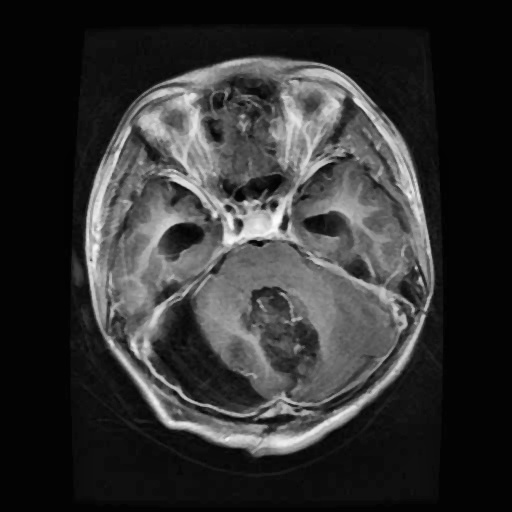
#> input picture dataset/Testing/glioma/Te-glTr_0000.jpg, 512 x 512 px, found by its file name; its folder holds only this picture in this run
$ jupyter execute --allow-errors 04_PreProcessing.ipynb   (shell and % lines are left out)
#> lines starting #> are read from the running program, lines starting #| are printed output that depends on the picture
[cell 1]
from google.colab import drive as drive
#> (the rest of this cell did not finish here and is left out)

[cell 2]
# Access a public Github repos
%cd '/content'

[cell 3]
import pandas as pd
import numpy as np
import os
import matplotlib.pyplot as plt
import cv2
from PIL import Image

[cell 4]
# @title
def DataSetSummary (local_path, tabs):
  # Take list of files & folders in local folder
  all_items = os.listdir(local_path)

  # Filter folder list
  folders = [item for item in all_items if os.path.isdir(os.path.join(local_path, item))]

  # Print summary information if folders > 0:
  if(len(folders) > 0):
    indent = '\t' * tabs
    print("{}Tổng số thư mục: {}".format(indent, len(folders)))
    for folder in folders:
      folder_path = os.path.join(local_path, folder)
      files_in_folder = len(os.listdir(folder_path))
      print("{}-Thư mục: {}, Số tệp: {}".format(indent, folder, files_in_folder))
      DataSetSummary(folder_path, tabs+1)

# DataSetSummary(local_path, 0)

[cell 5]
# import os

# Hierarchical local folder in Colab
repository_folder = ["Brain-Tumor-MRI-Dataset"]

for folder in repository_folder:
  local_path = '/content/' + folder + '/dataset'
  # local_path = '/content/' + folder + '/sample'
  DataSetSummary(local_path, 0)

[cell 6]
%cd /content/drive/MyDrive/Colab Notebooks/Thesis/Preprocessing/Brain-Tumor-MRI-Dataset

[cell 7]
# Set the path to your dataset
# dataset_path = '/content/Brain-Tumor-MRI-Dataset/sample'
dataset_path = '/content/Brain-Tumor-MRI-Dataset/dataset'

[cell 8]
import os

class Image:
    def __init__(self, path, label):
        # self.image = cv2.imread(path) # directly read
        self.path = path # only directory
        self.label = label

def load_images_from_folder(dataset_path):
    images = []
    # labels = [] # direct
    for class_name in os.listdir(dataset_path):
        class_folder_path = os.path.join(dataset_path, class_name)
        if os.path.isdir(class_folder_path):
            for image_name in os.listdir(class_folder_path):
                image_path = os.path.join(class_folder_path, image_name)
                img = Image(image_path, class_name)
                images.append(img)
                # labels.append(img.label) # direct
    # return images, labels # direct
    return images

images = load_images_from_folder(dataset_path)
# for class_name, imgs in images.items():
#     for img in imgs:
#         print(f"Path: {img.path}, Label: {img.label}")

[cell 9]
def load_images_from_folder(dataset_path, images_per_class=None):
    images = {}
    for class_name in os.listdir(dataset_path):
        class_folder_path = os.path.join(dataset_path, class_name)
        if os.path.isdir(class_folder_path):
            count = 0
            images[class_name] = []
            for image_name in os.listdir(class_folder_path):
                if images_per_class is None or count < images_per_class:
                    image_path = os.path.join(class_folder_path, image_name)
                    img = Image(image_path, class_name)
                    images[class_name].append(img)
                    count += 1
    return images

def imshow(images, images_per_class=None):
    for class_name, imgs in images.items():
        plt.figure(figsize=(30,30))
        print(f'Class {class_name}')
        for i in range(min(images_per_class if images_per_class else len(imgs), len(imgs))):
            plt.subplot(1, images_per_class if images_per_class else len(imgs), i+1)
            img = cv2.imread(imgs[i].path)
            # img = cv2.cvtColor(img, cv2.COLOR_BGR2RGB)
            plt.imshow(img)
            # plt.title(os.path.basename(imgs[i].path))
            plt.axis('off')
        plt.show()

# Example usage:
#> (the rest of this cell did not finish here and is left out)

[cell 10]
from PIL import Image

def get_image_specifications(image_path):
    # Open the image file
    with Image.open(image_path) as img:
        # Get image specifications
        image_format = img.format
        image_mode = img.mode
        image_size = img.size
        image_width, image_height = img.size
        image_color = img.getcolors()

    return f"Image Format: {image_format}\nImage Mode: {image_mode}\nImage Size: {image_size} pixels (Width: {image_width}, Height: {image_height})\nImage Colors: {image_color}"

# Example usage:
#> (the rest of this cell did not finish here and is left out)

## Original

[cell 11]
import os
import cv2
import numpy as np
from shutil import copyfile

def preprocess_and_copy(src_dir, dest_dir, preprocess_func):
    # Check if src_dir is a directory
    if os.path.isdir(src_dir):
        # If dest_dir does not exist, create it
        os.makedirs(dest_dir, exist_ok=True)

        # Iterate over files/directories in src_dir
        for item in os.listdir(src_dir):
            src_item_path = os.path.join(src_dir, item)
            dest_item_path = os.path.join(dest_dir, item)

            # If item is a directory, call function recursively
            if os.path.isdir(src_item_path):
                preprocess_and_copy(src_item_path, dest_item_path, preprocess_func)
            # If item is a file, apply preprocessing and copy
            elif os.path.isfile(src_item_path):
                img = cv2.imread(src_item_path)
                if img is not None:
                    img = preprocess_func(img)
                    cv2.imwrite(dest_item_path, img)

# Define your preprocessing function here
def preprocess_func(img):
    # TODO: Add your preprocessing steps here
    return img

# Usage:
dataset_path = '/content/Brain-Tumor-MRI-Dataset/sample'
# dataset_path = '/content/Brain-Tumor-MRI-Dataset/dataset'
output_path = '/content/drive/MyDrive/Colab Notebooks/Thesis/Preprocessing/Brain-Tumor-MRI-Dataset/Original'
preprocess_and_copy(dataset_path, output_path, preprocess_func)

## CLAHE + median filter

[cell 12]
import os
import cv2
import numpy as np
from shutil import copyfile

def preprocess_and_copy(src_dir, dest_dir, preprocess_func):
    # Check if src_dir is a directory
    if os.path.isdir(src_dir):
        # If dest_dir does not exist, create it
        os.makedirs(dest_dir, exist_ok=True)

        # Iterate over files/directories in src_dir
        for item in os.listdir(src_dir):
            src_item_path = os.path.join(src_dir, item)
            dest_item_path = os.path.join(dest_dir, item)

            # If item is a directory, call function recursively
            if os.path.isdir(src_item_path):
                preprocess_and_copy(src_item_path, dest_item_path, preprocess_func)
#> in preprocess_and_copy, img is the input picture: shape (512, 512, 3); min 0, max 253, mean 49.9
            # If item is a file, apply preprocessing and copy
            elif os.path.isfile(src_item_path):
                img = cv2.imread(src_item_path)
                if img is not None:
                    img = preprocess_func(img)

                    # Export the preprocessed image to the output folder
                    filename_with_ext = os.path.basename(src_item_path)
                    filename, extension = os.path.splitext(filename_with_ext)
                    dest_item_path = os.path.join(dest_dir, filename + '.jpg')
                    # print(dest_item_path)
                    cv2.imwrite(dest_item_path, img)

# Define your preprocessing function here
def preprocess_func(img):
    # TODO: Add your preprocessing steps here
    gray = cv2.cvtColor(img, cv2.COLOR_BGR2GRAY)

    # CLAHE (Contrast Limited Adaptive Histogram Equalization)
    # create a CLAHE object (Arguments are optional).
    clahe = cv2.createCLAHE(clipLimit=2.0, tileGridSize=(8,8))
    cl1 = clahe.apply(gray)
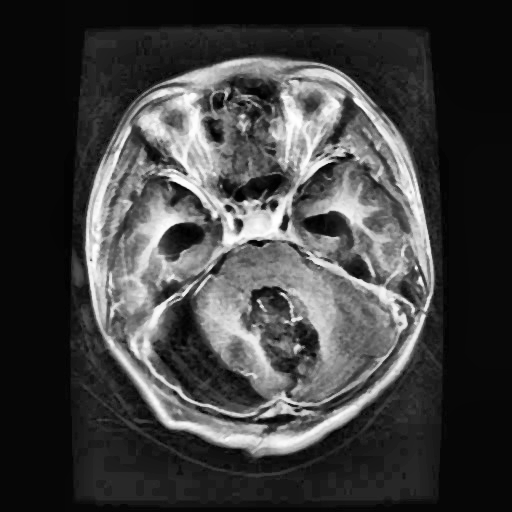
#> cl1: shape (512, 512); min 0, max 255, mean 64.2

    # Apply median filter
    median = cv2.medianBlur(cl1, 3)

    return median

# Usage:
# dataset_path = '/content/Brain-Tumor-MRI-Dataset/sample'
dataset_path = '/content/Brain-Tumor-MRI-Dataset/dataset'
output_path = '/content/drive/MyDrive/Colab Notebooks/Thesis/Preprocessing/Brain-Tumor-MRI-Dataset/CLAHE_medianF3x3'
preprocess_and_copy(dataset_path, output_path, preprocess_func)


$ run again, on dataset/Testing/meningioma/Te-me_0013.jpg
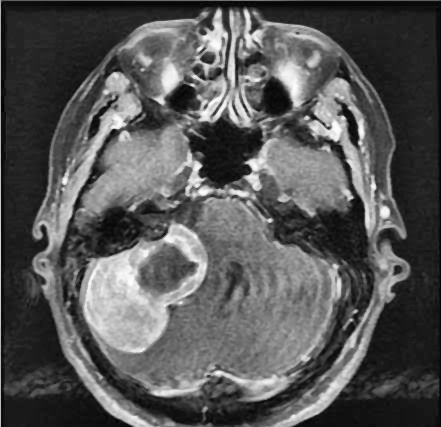
#> input picture dataset/Testing/meningioma/Te-me_0013.jpg, 441 x 427 px, found by its file name
#> in preprocess_and_copy, img is the input picture: shape (427, 441, 3); min 1, max 255, mean 87.1
#> in preprocess_func, `cl1 = clahe.apply(gray)`:
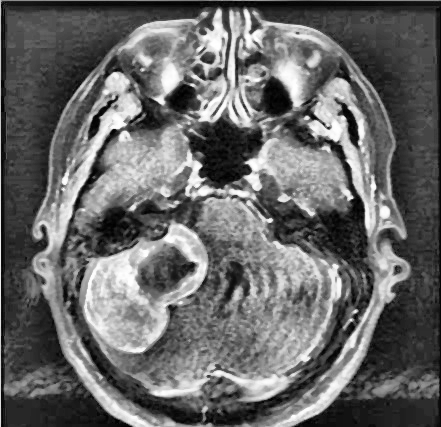
#> cl1: shape (427, 441); min 0, max 255, mean 104.2

$ run again, on dataset/Testing/glioma/Te-gl_0012.jpg
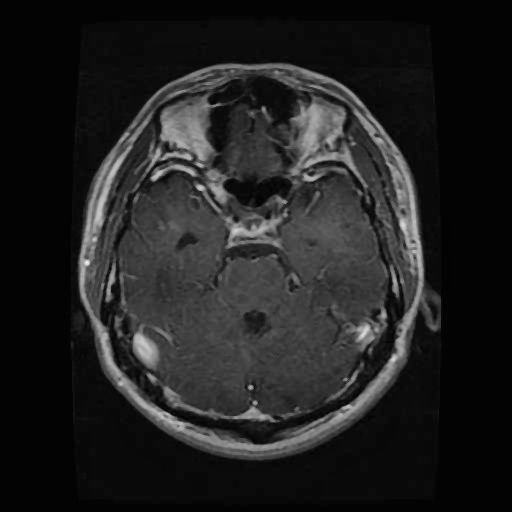
#> input picture dataset/Testing/glioma/Te-gl_0012.jpg, 512 x 512 px, found by its file name
#> in preprocess_and_copy, img is the input picture: shape (512, 512, 3); min 0, max 239, mean 33.1
#> in preprocess_func, `cl1 = clahe.apply(gray)`:
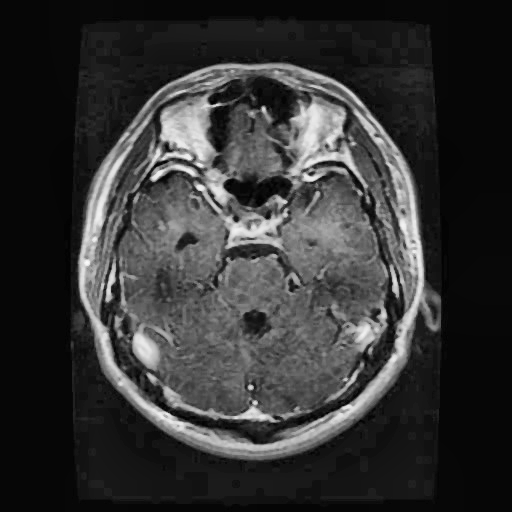
#> cl1: shape (512, 512); min 0, max 250, mean 52.1
